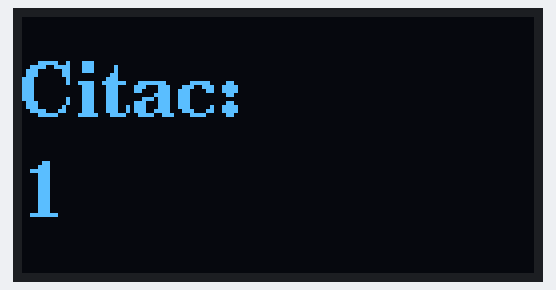
Simulated run of this sketch. Board: Arduino Uno, built with avr-gcc and run on an emulated ATmega328P. Shown: 128×64 one-colour display.

Above: at 0.1 s.
At 4.3 s:
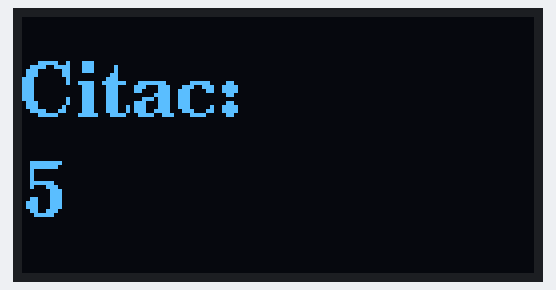
At 9.5 s:
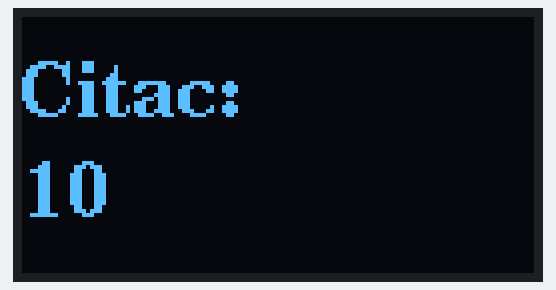
At 18.9 s:
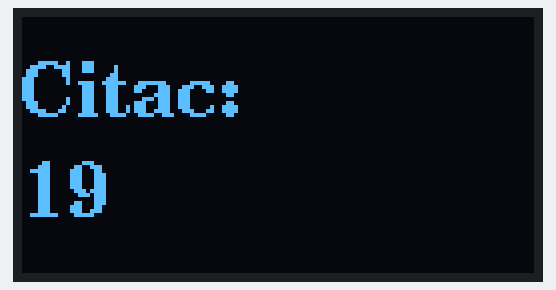
At 28.3 s:
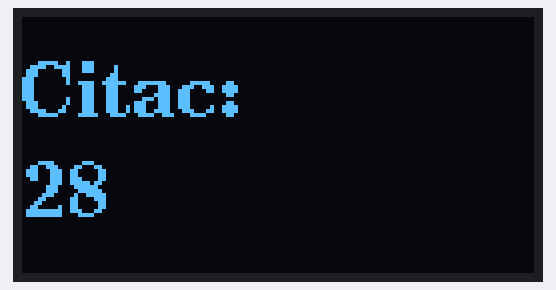
At 38.8 s:
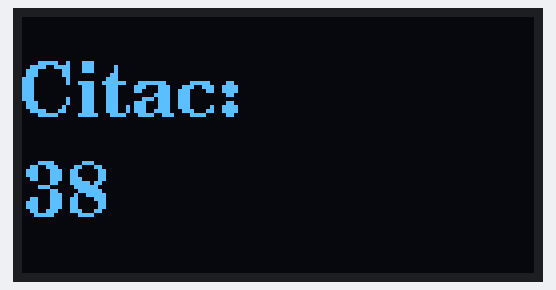

The sketch:

test_disp_graph.ino
```cpp
#include <U8g2lib.h>
//U8X8_SSD1306_128X64_NONAME_SW_I2C  u8x8(4, 5 );
//U8G2_SSD1306_128X64_NONAME_F_SW_I2C u8g2(U8G2_R0, 4, 5 );
//U8G2_SSD1306_128X64_ALT0_F_SW_I2C u8g2(U8G2_R0, 4, 5 );
U8G2_SSD1306_128X64_VCOMH0_F_SW_I2C u8g2(U8G2_R0, 4, 5 );
char buf [255];


/* u8x8.begin() is required and will sent the setup/init sequence to the display */
void setup(void)
{
  u8g2.begin();
}

void loop(void)
{
  static int iCounter = 0;
  iCounter++;

  sprintf (buf, "%i", iCounter);
  u8g2.firstPage();
  do
  {
    u8g2.setFont(u8g2_font_ncenB14_tr);
    u8g2.drawStr(0,25,"Citac:");
    u8g2.drawStr(0,50,buf);
  }while(u8g2.nextPage());
  delay(1000);
}
```

Measured:
- what the display in image 0 shows lasts 1.0 s, from 0.1 s to 1.1 s
